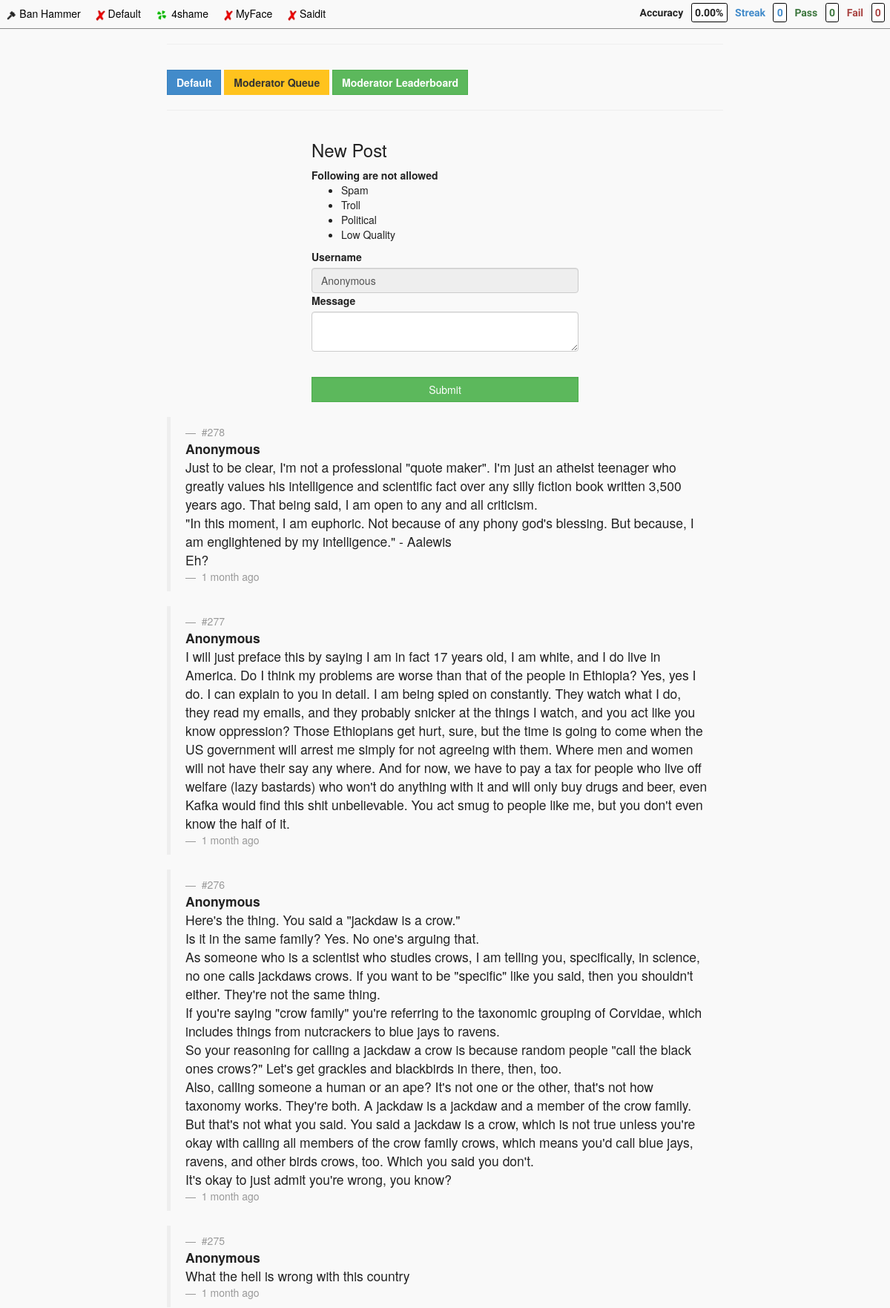
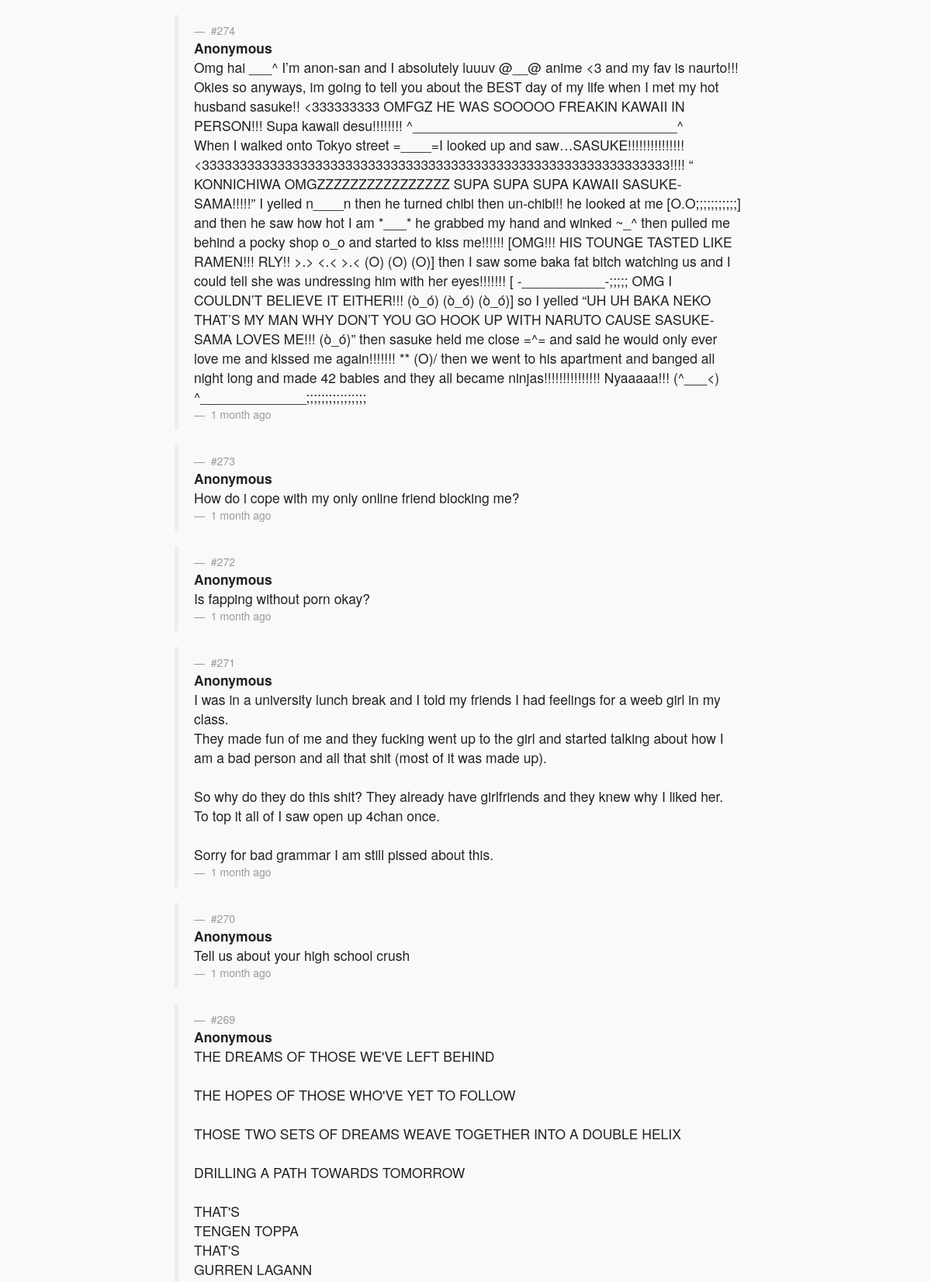
The app's page /site/default/20 (upper part) with its own data (2 pictures, top to bottom).
### tables this page shows
CREATE TABLE `site` (
  `id` int(10) UNSIGNED NOT NULL,
  `slug` varchar(100) NOT NULL,
  `name` varchar(100) NOT NULL,
  `active` int(1) UNSIGNED NOT NULL,
  `accuracy_minimum` int(10) UNSIGNED NOT NULL,
  `anonymous_flag` int(1) NOT NULL,
  `sort` int(10) UNSIGNED NOT NULL,
  `created` timestamp NOT NULL DEFAULT CURRENT_TIMESTAMP
);

CREATE TABLE `enforcement` (
  `id` int(10) UNSIGNED NOT NULL,
  `site_key` int(10) NOT NULL,
  `offence_key` int(10) NOT NULL,
  `created` timestamp NOT NULL DEFAULT CURRENT_TIMESTAMP
);

CREATE TABLE `offence` (
  `id` int(10) UNSIGNED NOT NULL,
  `slug` varchar(100) NOT NULL,
  `sort` int(10) UNSIGNED NOT NULL,
  `created` timestamp NOT NULL DEFAULT CURRENT_TIMESTAMP ON UPDATE CURRENT_TIMESTAMP
);

CREATE TABLE `post` (
  `id` int(10) UNSIGNED NOT NULL,
  `username` varchar(100) NOT NULL,
  `ip` varchar(100) NOT NULL,
  `content` text NOT NULL,
  `image` varchar(100) NOT NULL,
  `offence_key` int(10) UNSIGNED NOT NULL,
  `real_report` int(10) UNSIGNED NOT NULL DEFAULT '0',
  `site_key` int(10) NOT NULL,
  `account_key` int(10) NOT NULL,
  `confidence` int(10) UNSIGNED NOT NULL,
  `severity_sum` int(10) UNSIGNED NOT NULL DEFAULT '0',
  `review_tally` int(10) UNSIGNED NOT NULL DEFAULT '0',
  `last_reviewed` varchar(100) NOT NULL,
  `created` timestamp NOT NULL DEFAULT CURRENT_TIMESTAMP
);

### application/controllers/Main.php (called while the page is built, shortened)
<?php
class Main extends CI_Controller {
    function __construct()
    {
        $this->load->model('main_model', '', TRUE);
        $this->load->model('user_model', '', TRUE);
        $this->data['active_sites'] = $this->main_model->get_active_sites();
        $this->data['user'] = $this->get_user_by_session();
        $this->data['real_report'] = false;
        $this->data['current_site']['name'] = 'Overall';
        $this->data['current_site']['slug'] = 'default';
        $this->data['login_reminder_point'] = 30;
        $this->data['hours_between_reviews'] = 24;
        $this->data['suggest_account_at'] = 30;
        $this->data['leaderboard_minimum'] = 30;
        if (is_dev()) {
            $this->data['leaderboard_minimum'] = 10;
        }
    }
    public function homepage($slug, $offset = 0, $limit = 20)
    {
        $data = $this->data;
        $data['current_site'] = $this->main_model->get_current_site($slug);
        $data['validation_errors'] = $this->session->flashdata('validation_errors');
        $data['site_key'] = $data['current_site']['id'];
        $data['offset'] = $offset;
        $data['limit'] = $limit;
        $data['posts'] = $this->main_model->get_site_posts($data['site_key'], $data['offset'], $data['limit']);
        $data['post_count'] = $this->main_model->get_site_post_count($data['site_key']);
        $data['offences'] = $this->main_model->get_offences_by_site($data['current_site']['id']);
        $data['page_title'] = $data['current_site']['name'];
        $data['slug'] = $slug;
        $this->load->view('templates/header', $data);
        $this->load->view('toolbar', $data);
        $this->load->view('sites/' . $slug . '/style', $data);
        $this->load->view('sites/' . $slug . '/homepage', $data);
        $this->load->view('templates/scripts', $data);
        $this->load->view('sites/' . $slug . '/script', $data);
        $this->load->view('templates/footer', $data);
    }
    public function get_user_by_session()
    {
        $user = $this->session->userdata('user');
        if (empty($user)) {
            $sess_array = array(
                'id' => 0,
                'username' => 'Anonymous',
                'logged_in' => false,
                'current_account' => array(
                    'id' => 0,
                    'pass' => 0,
                    'fail' => 0,
                    'streak' => 0,
                    'total' => 0,
                ),
            );
            $this->session->set_userdata('user', $sess_array);
            $user = $this->session->userdata('user');
        }
        $user['accuracy'] = accuracy_calculator($user['current_account']['pass'], $user['current_account']['fail']);
        return $user;
    }
}

### index.php (called while the page is built, shortened)
<?php
require_once BASEPATH.'core/CodeIgniter.php';

### application/models/Main_model.php (called while the page is built, shortened)
<?php
Class main_model extends CI_Model
{
    function get_active_sites()
    {
        $this->db->select('*');
        $this->db->from('site');
        $this->db->where('active', 1);
        $query = $this->db->get();
        $result = $query->result_array();
        return $result;
    }
    function get_current_site($slug)
    {
        $this->db->select('*');
        $this->db->from('site');
        $this->db->where('slug', $slug);
        $query = $this->db->get();
        $result = $query->result_array();
        return isset($result[0]) ? $result[0] : false;
    }
    function get_site_post_count($site_key)
    {
        $this->db->select('COUNT(*) as count');
        $this->db->from('post');
        $this->db->where('site_key', $site_key);
        $query = $this->db->get();
        $result = $query->result_array();
        return isset($result[0]['count']) ? $result[0]['count'] : false;
    }
    function get_site_posts($site_key, $offset, $limit)
    {
        $this->db->select('*');
        $this->db->from('post');
        $this->db->where('site_key', $site_key);
        $this->db->offset($offset);
        $this->db->limit($limit);
        $this->db->order_by('id', 'desc');
        $query = $this->db->get();
        $result = $query->result_array();
        return $result;
    }
    function get_offences_by_site($site_key)
    {
        $this->db->select('*');
        $this->db->from('enforcement');
        $this->db->join('offence', 'enforcement.offence_key = offence.id', 'left');
        $this->db->where('site_key', $site_key);
        $this->db->order_by('offence.sort', 'ASC');
        $query = $this->db->get();
        $result = $query->result_array();
        return $result;
    }
}
?>

### application/config/autoload.php (called while the page is built, shortened)
<?php
function deslug($string) {
    return ucwords(str_replace('_', ' ', $string));
}
function html_clean($string)
{
    $string = htmlspecialchars($string, ENT_QUOTES, config_item('charset'), TRUE);
    $string = nl2br($string);
    return $string;
}
function get_time_ago($time_stamp) {
    $time_difference = strtotime('now') - $time_stamp;
    if ($time_difference >= 60 * 60 * 24 * 365.242199) {
        return get_time_ago_string($time_stamp, 60 * 60 * 24 * 365.242199, 'year');
    }
    else if ($time_difference >= 60 * 60 * 24 * 30.4368499) {
        return get_time_ago_string($time_stamp, 60 * 60 * 24 * 30.4368499, 'month');
    }
}
function get_time_ago_string($time_stamp, $divisor, $time_unit) {
    $time_difference = strtotime("now") - $time_stamp;
    $time_units      = floor($time_difference / $divisor);
    settype($time_units, 'string');
    if ($time_units === '0') {
        return 'less than 1 ' . $time_unit . ' ago';
    }
    else if ($time_units === '1') {
        return '1 ' . $time_unit . ' ago';
    }
    else {
        return $time_units . ' ' . $time_unit . 's ago';
    }
}

### application/views/sites/default/homepage.php (the view, shortened to what this page needs)
<div class="<?php echo $slug; ?>_parent container">
    <div class="row">
        <div class="col-md-8 col-md-push-2">
            <hr>
            <a class="custom_btn btn btn-primary" href="<?=base_url()?>site/<?php echo $slug; ?>">
                <strong><?php echo deslug($current_site['name']); ?></strong>
            </a>
            <a class="custom_btn btn btn-action" href="<?=base_url()?>site/<?php echo $slug; ?>/queue">
                <strong>Moderator Queue</strong>
            </a>
            <a class="custom_btn btn btn-success" href="<?=base_url()?>site/<?php echo $slug; ?>/leaderboard">
                <strong>Moderator Leaderboard</strong>
            </a>
            <hr>
            <div class="row">
                <div class="col-md-6 col-md-push-3">
                    <h3>New Post</h3>
                    <strong>Following are not allowed</strong>
                    <ul>
                    <?php foreach ($offences as $offence) { ?>
                    <?php if ($offence['slug'] === 'none') { continue; } ?>
                    <li><?php echo deslug($offence['slug']); ?></li>
                    <?php } ?>
                    </ul>
                    <form id="new_post_form" action="<?=base_url()?>site/<?php echo $slug; ?>/new_post" method="post" enctype="multipart/form-data">
                        <label>Username</label>
                        <?php if ($current_site['anonymous_flag']) { ?>
                        <input disabled type="text" id="username_input" class="form-control" name="anonymous_username" value="Anonymous"/>
                        <?php } else { ?>
                        <input type="text" id="username_input" class="form-control" name="username" value="<?php echo $user['username']; ?>"/>
                        <?php } ?>
                        <label>Message</label>
                        <textarea id="content_input" class="form-control" name="content"></textarea>
                        <br>
                        <input type="submit" class="form-control custom_btn btn btn-success"/>
                    </form>
                </div>
            </div>
            <br>
            <?php foreach ($posts as $post) { ?>
            <div class="post_parent">
                <blockquote>
                    <div class="post_user">
                        <small>
                            #<?php echo html_clean($post['id']); ?>
                        </small>
                        <strong>
                            <?php echo html_clean($post['username']); ?>
                        </strong>
                    </div>
                    <div class="post_content embedica_this">
                        <?php echo html_clean($post['content']); ?>
                    </div>
                    <div class="post_time">
                        <small>
                        <?php echo get_time_ago(strtotime($post['created'])); ?>
                        </small>
                    </div>
                </blockquote>
            </div>
            <?php } ?>
            <br>
        </div>
    </div>
</div>

### application/views/toolbar.php (shortened to what this page needs)
<nav class="global_toolbar">
    <a class="global_link" href="<?=base_url()?>">
        <div class="global_site_parent">
            <img class="global_site_icon" src="<?=base_url()?>resources/img/favicon.ico" alt="Ban Hammer"/>
            <span class="global_site_name">Ban Hammer</span>
        </div>
    </a>
    <?php foreach ($active_sites as $site) { ?>
    <a class="global_link" href="<?=base_url()?>site/<?php echo $site['slug']; ?>/queue">
        <div class="global_site_parent">
            <img class="global_site_icon" src="<?=base_url()?>resources/sites/<?php echo $site['slug']; ?>/icon.png" alt="<?php echo $site['name']; ?>"/>
            <span class="global_site_name"><?php echo $site['name']; ?></span>
        </div>
    </a>
    <?php } ?>
    <span id="score_parent">
        <span id="accuracy_parent" class="text-default">
            <span id="accuracy_label" class="score_label">Accuracy</span>
            <span id="accuracy_value_parent" class="score_value"><span id="accuracy_value"><?php echo $user['accuracy']; ?>%</span></span>
        </span>
        <span id="streak_parent" class="text-primary">
            <span id="streak_label" class="score_label">Streak</span>
            <span id="streak_value" class="score_value"><?php echo $user['current_account']['streak']; ?></span>
        </span>
        <span id="pass_parent" class="text-success">
            <span id="pass_label" class="score_label">Pass</span>
            <span id="pass_value" class="score_value"><?php echo $user['current_account']['pass']; ?></span>
        </span>
        <span id="fail_parent" class="text-danger">
            <span id="fail_label" class="score_label">Fail</span>
            <span id="fail_value" class="score_value"><?php echo $user['current_account']['fail']; ?></span>
        </span>
    </span>
</nav>

### resources/style.css (style rules this page uses)
body { background-color: #f9f9f9; color: #222; }
.custom_btn { margin-top: 1em; border-radius: 0; }
.global_toolbar { background-color: #f9f9f9; height: 2.8em; border-bottom: 1px solid #888; }
.global_site_icon { height: 1em; }
.global_site_name { color: #000; }
.global_site_parent { display: inline-block; padding: 0.5em; margin: 0.1em; transition: background-color 0.5s; border-radius: 0.1em; }
#score_parent { margin-top: 0.5em; font-weight: bold; font-family: 'Play', sans-serif; float: right; }
.score_value { margin: 0.5em; padding: 0.3em; background-color: #fff; border: 1px solid #000; border-radius: 0.2em; }
.btn-action { background-color: hsl(44, 100%, 56%) !important; background-repeat: repeat-x; filter: progid:DXImageTransform.Microsoft.gradient(startColorstr="#ffc31e", endColorstr="#ffc31e"); background-image: -khtml-gradient(linear, left top, left bottom, from(#ffc31e), to(#ffc31e)); background-image: -moz-linear-gradient(top, #ffc31e, #ffc31e); background-image: -ms-linear-gradient(top, #ffc31e, #ffc31e); background-image: -webkit-gradient(linear, left top, left bottom, color-stop(0%, #ffc31e), color-stop(100%, #ffc31e)); background-image: -webkit-linear-gradient(top, #ffc31e, #ffc31e); background-image: -o-linear-gradient(top, #ffc31e, #ffc31e); background-image: linear-gradient(#ffc31e, #ffc31e); border-color: #ffc31e #ffc31e hsl(44, 100%, 56%); color: #333 !important; text-shadow: 0 1px 1px rgba(255, 255, 255, 0.00); -webkit-font-smoothing: antialiased; }

### records on screen
site: slug (picture), name "Default"
site: slug+name (picture), name "4shame"
site: slug (picture), name "MyFace"
site: slug (picture), name "Saidit"
enforcement: offence.slug "Spam"
enforcement: offence.slug "Troll"
enforcement: offence.slug "Political"
enforcement: offence.slug "Low Quality"
post: id "278", username "Anonymous", content "Just to be clear, I'm not a professional \"quote maker\". I'm just an atheist teenager who greatly values his intelligence and scientific fact over any silly fiction book written 3,500 years ago. That being said, I am open to any and all criticism. \"In this moment, I am euphoric. Not because of any phony god's blessing. But because, I am englightened by my intelligence.\" - Aalewis Eh?", created "1 month ago"
post: id "277", username "Anonymous", content "I will just preface this by saying I am in fact 17 years old, I am white, and I do live in America. Do I think my problems are worse than that of the people in Ethiopia? Yes, yes I do. I can explain to you in detail. I am being spied on constantly. They watch what I do, they read my emails, and they probably snicker at the things I watch, and you act like you know oppression? Those Ethiopians get hurt, sure, but the time is going to come when the US government will arrest me simply for not agreeing with them. Where men and women will not have their say any where. And for now, we have to pay a tax for people who live off welfare (lazy bastards) who won't do anything with it and will only buy…", created "1 month ago"
post: id "276", username "Anonymous", content "Here's the thing. You said a \"jackdaw is a crow.\" Is it in the same family? Yes. No one's arguing that. As someone who is a scientist who studies crows, I am telling you, specifically, in science, no one calls jackdaws crows. If you want to be \"specific\" like you said, then you shouldn't either. They're not the same thing. If you're saying \"crow family\" you're referring to the taxonomic grouping of Corvidae, which includes things from nutcrackers to blue jays to ravens. So your reasoning for calling a jackdaw a crow is because random people \"call the black ones crows?\" Let's get grackles and blackbirds in there, then, too. Also, calling someone a human or an ape? It's not one or the other,…", created "1 month ago"
post: id "275", username "Anonymous", content "What the hell is wrong with this country", created "1 month ago"
post: id "274", username "Anonymous", content "Omg hai ___^ I’m anon-san and I absolutely luuuv @__@ anime <3 and my fav is naurto!!! Okies so anyways, im going to tell you about the BEST day of my life when I met my hot husband sasuke!! <333333333 OMFGZ HE WAS SOOOOO FREAKIN KAWAII IN PERSON!!! Supa kawaii desu!!!!!!!! ^___________________________________^ When I walked onto Tokyo street =____=I looked up and saw…SASUKE!!!!!!!!!!!!!!! <33333333333333333333333333333333333333333333333333333333333333!!!! “ KONNICHIWA OMGZZZZZZZZZZZZZZZZ SUPA SUPA SUPA KAWAII SASUKE-SAMA!!!!!” I yelled n____n then he turned chibi then un-chibi!! he looked at me [O.O;;;;;;;;;;;] and then he saw how hot I am *___* he grabbed my hand and winked ~_^ then…", created "1 month ago"
post: id "273", username "Anonymous", content "How do i cope with my only online friend blocking me?", created "1 month ago"
post: id "272", username "Anonymous", content "Is fapping without porn okay?", created "1 month ago"
post: id "271", username "Anonymous", content "I was in a university lunch break and I told my friends I had feelings for a weeb girl in my class. They made fun of me and they fucking went up to the girl and started talking about how I am a bad person and all that shit (most of it was made up). So why do they do this shit? They already have girlfriends and they knew why I liked her. To top it all of I saw open up 4chan once. Sorry for bad grammar I am still pissed about this.", created "1 month ago"
post: id "270", username "Anonymous", content "Tell us about your high school crush", created "1 month ago"
post: id "269", username "Anonymous", content "THE DREAMS OF THOSE WE'VE LEFT BEHIND THE HOPES OF THOSE WHO'VE YET TO FOLLOW THOSE TWO SETS OF DREAMS WEAVE TOGETHER INTO A DOUBLE HELIX DRILLING A PATH TOWARDS TOMORROW THAT'S TENGEN TOPPA THAT'S GURREN LAGANN"

### other values on screen
$user['accuracy'] "0.00"
$user['current_account']['streak'] "0"
$user['current_account']['pass'] "0"
$user['current_account']['fail'] "0"
